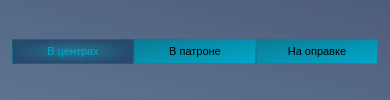
          <widget class="QWidget" name="widget_2" native="true">
           <property name="styleSheet">
            <string notr="true">QWidget {
	background: qlineargradient(spread:pad, x1:0, y1:1, x2:1, y2:0, stop:0 rgba(39, 72, 109, 129), stop:1 rgba(21, 41, 81, 129))
}</string>
           </property>
           <layout class="QVBoxLayout" name="verticalLayout_6">
            <property name="leftMargin">
             <number>0</number>
            </property>
            <property name="topMargin">
             <number>15</number>
            </property>
            <property name="rightMargin">
             <number>0</number>
            </property>
            <property name="bottomMargin">
             <number>15</number>
            </property>
            <item alignment="Qt::AlignmentFlag::AlignHCenter">
             <widget class="QGroupBox" name="groupBox">
              <property name="styleSheet">
               <string notr="true">QGroupBox {
	border: none;
	background: none;
}
QPushButton {
	background:qlineargradient(spread:pad, x1:0, y1:0, x2:1, y2:1, stop:0 rgba(12, 123, 147, 255), stop:1 rgba(0, 168, 204, 255));
	border: none;
	font-size: 11px;
	padding: 5 10 5 10;
	width: 100px;
	border: 1px solid qradialgradient(spread:pad, cx:0.506, cy:1, radius:1.147, fx:0.494318, fy:1, stop:0 rgba(12, 123, 147, 255), stop:1 rgba(255, 255, 255, 0));
}
QPushButton:hover {
	color: rgb(0, 168, 204);
	border-left: 1px solid rgb(10, 169, 255);
	border-right: 1px solid rgb(10, 169, 255);
	background-color: qlineargradient(spread:pad, x1:0, y1:0.477, x2:1, y2:0.518, stop:0 rgba(15, 109, 159, 64), stop:0.505682 rgba(15, 111, 149, 0), stop:1 rgba(15, 112, 139, 58));
}
QPushButton:pressed {
	background-color: rgb(0, 53, 93)
}
QPushButton:checked {
	background: qradialgradient(spread:pad, cx:0.5, cy:0.5, radius:0.5, fx:0.5, fy:0.5, stop:0 rgba(12, 123, 147, 177), stop:1 rgba(39, 73, 109, 255));
	color: rgb(0, 168, 204);
}</string>
              </property>
              <layout class="QHBoxLayout" name="horizontalLayout_3">
               <property name="spacing">
                <number>0</number>
               </property>
               <property name="topMargin">
                <number>0</number>
               </property>
               <property name="bottomMargin">
                <number>0</number>
               </property>
               <item alignment="Qt::AlignmentFlag::AlignHCenter">
                <widget class="QPushButton" name="btn_centr">
                 <property name="font">
                  <font>
                   <pointsize>-1</pointsize>
                  </font>
                 </property>
                 <property name="styleSheet">
                  <string notr="true"/>
                 </property>
                 <property name="text">
                  <string>В центрах</string>
                 </property>
                 <property name="checkable">
                  <bool>true</bool>
                 </property>
                 <property name="checked">
                  <bool>true</bool>
                 </property>
                 <property name="autoExclusive">
                  <bool>true</bool>
                 </property>
                </widget>
               </item>
               <item alignment="Qt::AlignmentFlag::AlignHCenter">
                <widget class="QPushButton" name="btn_patron">
                 <property name="font">
                  <font>
                   <pointsize>-1</pointsize>
                  </font>
                 </property>
                 <property name="styleSheet">
                  <string notr="true"/>
                 </property>
                 <property name="text">
                  <string>В патроне</string>
                 </property>
                 <property name="checkable">
                  <bool>true</bool>
                 </property>
                 <property name="autoExclusive">
                  <bool>true</bool>
                 </property>
                </widget>
               </item>
               <item>
                <widget class="QPushButton" name="btn_opravka">
                 <property name="font">
                  <font>
                   <pointsize>-1</pointsize>
                  </font>
                 </property>
                 <property name="styleSheet">
                  <string notr="true"/>
                 </property>
                 <property name="text">
                  <string>На оправке</string>
                 </property>
                 <property name="checkable">
                  <bool>true</bool>
                 </property>
                 <property name="autoExclusive">
                  <bool>true</bool>
                 </property>
                </widget>
               </item>
              </layout>
             </widget>
            </item>
           </layout>
          </widget>
